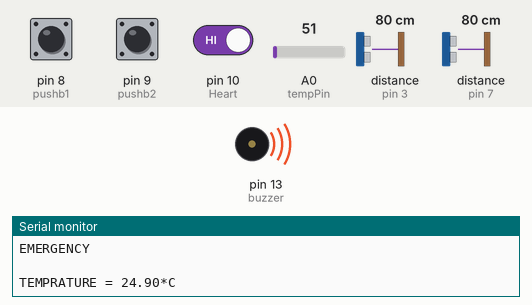
Recording of a sketch running on a simulated Arduino Uno, built with avr-gcc and run on an emulated ATmega328P. On the bench: buzzer (waves = sounding), the last lines printed to the serial monitor. Wiring (inferred from the names in the program): 2 × ultrasonic range finder: trigger pin 2, echo pin 3 / trigger pin 6, echo pin 7. The test bench sets the inputs (shaded band); at power-on: pin 10 (Heart) HIGH, pin 8 (pushb1) HIGH, pin 9 (pushb2) HIGH, A0 (tempPin) = 51, distance to the obstacle (sensors on pin 3, pin 7) 80 cm. The echo pulse lasts 58.3 µs per cm.

Above: at 1.6 s.
1.7 s: pin 10 (Heart) driven LOW
At 2.9 s:
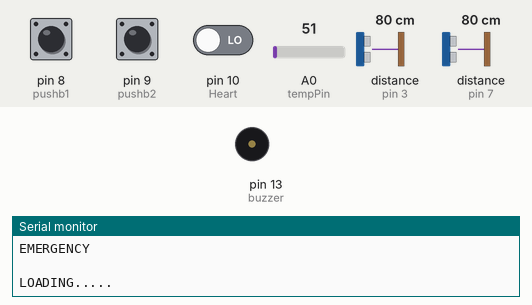
Timing chart, 0 to 4.7 s (numbered marks = the images above; inputs shaded):
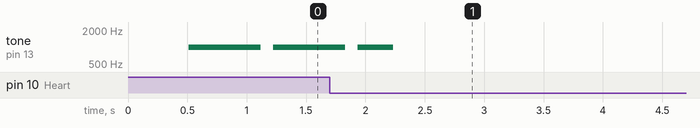

The sketch:

sketch_dec05a.ino
```cpp
int Heart=10;
int led=12;
int val;
int tempPin = A0;
int r;
int buzzer = 13;
const int trigPin = 6;
const int echoPin = 7;

const int trigPin1 = 2;
const int echoPin1 = 3;

long duration;
int distance;
long duration1;
int distance1;

const int pushb1 = 8;
const int pushb2 = 9;
int buttonState1 = 0;
int buttonState2 = 0;
void setup()
{
  Serial.begin(9600);
  pinMode(Heart,INPUT);// OUTPUT PIN FROM HEARTBEAT SENSOR
  pinMode(tempPin,INPUT);// OUTPUT PIN FROM TEMP SENSOR
  pinMode(trigPin, OUTPUT); // Sets the trigPin as an Output
  pinMode(echoPin, INPUT);
  pinMode(trigPin1, OUTPUT); // Sets the trigPin as an Output
  pinMode(echoPin1, INPUT);
  pinMode(pushb1, INPUT_PULLUP);
  pinMode(pushb2, INPUT_PULLUP);
  pinMode(buzzer, OUTPUT);

}

void loop()
{
    delay(100);
    int Heart_Beat=digitalRead(Heart);
    //Serial.println(Heart_Beat);
    if(Heart_Beat== 0)
        {
         Serial.println("LOADING.....");
         noTone(buzzer);
          for(int i=15;i>0;i--)
          {
            int Heart_Beat=digitalRead(Heart);

            if(Heart_Beat== 1)
            {
            led+=1;
            }
            else
            {

            }
            delay(700);
          }

          Serial.println("Please Remove ur Finger");
          delay(2000);
          Serial.print("Value of Heart Rate= ");
          int r=led+60;
          Serial.println(r);

          if(led<10)
          {
            delay(3000);
          }
          else
          {

          }
          led=0;
        }


    //temperature
    val = analogRead(tempPin);
    float mv = ( val/1024.0)*5000;
    float cel = mv/10;
    Serial.print("TEMPRATURE = ");
    Serial.print(cel);
    Serial.print("*C");
    Serial.println();
    delay(200);


    //obstacle avoidance
    digitalWrite(trigPin1, LOW);
    delayMicroseconds(2);
    // Sets the trigPin on HIGH state for 10 micro seconds
    digitalWrite(trigPin1, HIGH);
    delayMicroseconds(10);
    digitalWrite(trigPin1, LOW);
    // Reads the echoPin, returns the sound wave travel time in microseconds
    duration1 = pulseIn(echoPin1, HIGH);
    // Calculating the distance
     distance1 = ((duration1)/2) / 29.1;
    //Serial.print("Distance from obstacle: ");
    //Serial.println(distance1);
    delay(100);

    if((distance1)<55){
      tone(buzzer, 1000); // Send 1KHz sound signal...
    }
    else{
      noTone(buzzer);
    }


    //urine level indicator
    digitalWrite(trigPin, LOW);
    delayMicroseconds(2);
    // Sets the trigPin on HIGH state for 10 micro seconds
    digitalWrite(trigPin, HIGH);
    delayMicroseconds(10);
    digitalWrite(trigPin, LOW);
    // Reads the echoPin, returns the sound wave travel time in microseconds
    duration = pulseIn(echoPin, HIGH);
    // Calculating the distance
    distance = duration*0.034/2;
    Serial.print("Urine level: ");
    Serial.println(distance);
    if(distance<6 || distance>2000){
    Serial.println("URINE BAG ABOUT TO FILL");
    }
    delay(100);


    /*int x = analogRead(xpin);  //read from xpin

    int y = analogRead(ypin);  //read from ypin

    int z = analogRead(zpin);  //read from zpin

    int p=(((float)x - 331.5)/65*9.8);
    Serial.print(((float)x - 331.5)/65*9.8);  //print x value on serial monitor
    Serial.print("\t");
    Serial.print(((float)y - 329.5)/68.5*9.8);  //print y value on serial monitor
    Serial.print("\t");
    Serial.print(((float)z - 340)/68*9.8);  //print z value on serial monitor
    Serial.print("\n");
    delay(500);
    if (p>75)
    {
      Serial.println("FALL DETECTED");
    }
    Serial.println(" ");*/

    //fall detection and Emergency
    buttonState1 = digitalRead(pushb1);
    buttonState2 = digitalRead(pushb2);
    if(buttonState1 == HIGH || buttonState2 == HIGH){
    Serial.println("EMERGENCY");
    tone(buzzer, 1000);
    }
    else{
    Serial.println("ALL GOOD");
    }
    delay(200);
    Serial.println(" ");


}
```
